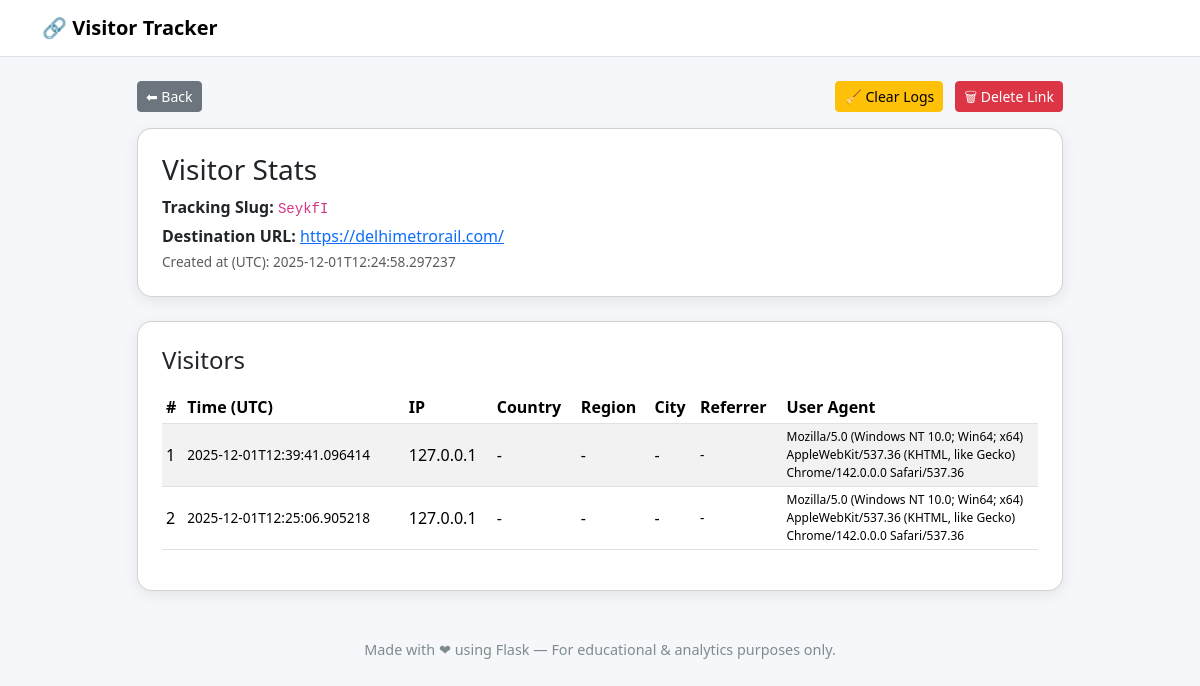
Before: /stats/SeykfI with the older database file.
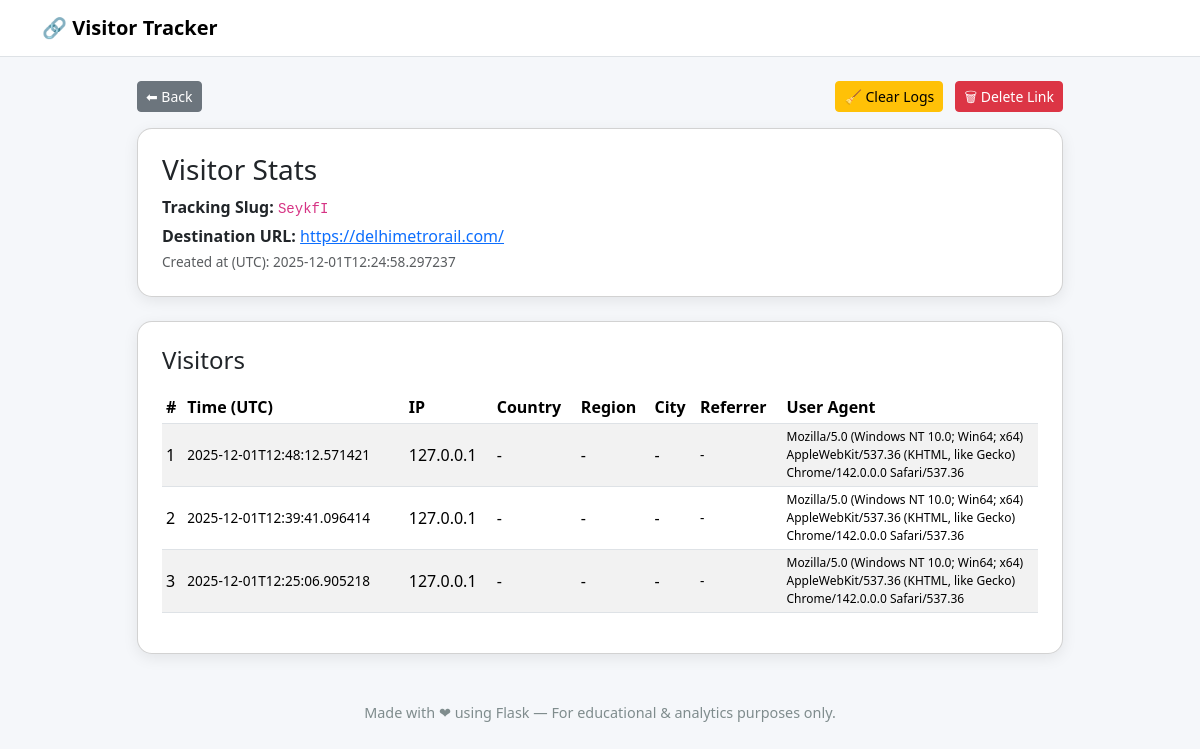
After: the same page with the newer database file.
### tables this page shows
CREATE TABLE links (
            id INTEGER PRIMARY KEY AUTOINCREMENT,
            slug TEXT UNIQUE NOT NULL,
            target_url TEXT,
            created_at TEXT NOT NULL
        );

CREATE TABLE visits (
            id INTEGER PRIMARY KEY AUTOINCREMENT,
            link_id INTEGER NOT NULL,
            ip TEXT,
            user_agent TEXT,
            referrer TEXT,
            country TEXT,
            region TEXT,
            city TEXT,
            created_at TEXT NOT NULL,
            FOREIGN KEY (link_id) REFERENCES links(id)
        );

### app.py (the view)
@app.route("/stats/<slug>")
def stats(slug):
    conn = get_db()
    cur = conn.cursor()
    link = cur.execute("SELECT * FROM links WHERE slug=?", (slug,)).fetchone()
    visits = cur.execute("SELECT * FROM visits WHERE link_id=? ORDER BY id DESC", (link["id"],)).fetchall()
    conn.close()
    return render_template("stats.html", link=link, visits=visits)

### app.py (called while the page is built)
def get_db():
    conn = sqlite3.connect(DB_PATH)
    conn.row_factory = sqlite3.Row
    return conn

### templates/stats.html
{% extends "base.html" %}
{% block content %}
<div class="row justify-content-center">
    <div class="col-md-10">
        <div class="d-flex justify-content-between align-items-center mb-3">
            <a href="{{ url_for('tracker') }}" class="btn btn-secondary btn-sm">⬅ Back</a>
            <div>
                <a class="btn btn-warning btn-sm me-2"
                   href="{{ url_for('clean_logs', slug=link.slug) }}"
                   onclick="return confirm('Are you sure you want to clear ALL visitor logs for this link?');">
                    🧹 Clear Logs
                </a>
                <a class="btn btn-danger btn-sm"
                   href="{{ url_for('delete_link', slug=link.slug) }}"
                   onclick="return confirm('Delete this link AND all logs permanently?');">
                    🗑 Delete Link
                </a>
            </div>
        </div>
        <div class="card p-4 mb-4">
            <h3 class="mb-2">Visitor Stats</h3>
            <p class="mb-1">
                <strong>Tracking Slug:</strong> <code>{{ link.slug }}</code>
            </p>
            <p class="mb-1">
                <strong>Destination URL:</strong>
                <a href="{{ link.target_url }}" target="_blank">
                    {{ link.target_url }}
                </a>
            </p>
            <p class="text-muted mb-0" style="font-size: 0.85rem;">
                Created at (UTC): {{ link.created_at }}
            </p>
        </div>
        <div class="card p-4">
            <h4 class="mb-3">Visitors</h4>
            {% if visits %}
                <div class="table-responsive">
                    <table class="table table-striped table-hover table-sm align-middle">
                        <thead>
                            <tr>
                                <th>#</th>
                                <th>Time (UTC)</th>
                                <th>IP</th>
                                <th>Country</th>
                                <th>Region</th>
                                <th>City</th>
                                <th>Referrer</th>
                                <th>User Agent</th>
                            </tr>
                        </thead>
                        <tbody>
                            {% for v in visits %}
                            <tr>
                                <td>{{ loop.index }}</td>
                                <td style="font-size: 0.85rem;">{{ v.created_at }}</td>
                                <td>{{ v.ip }}</td>
                                <td>{{ v.country or '-' }}</td>
                                <td>{{ v.region or '-' }}</td>
                                <td>{{ v.city or '-' }}</td>
                                <td style="max-width: 150px; word-wrap: break-word; font-size: 0.85rem;">
                                    {{ v.referrer or '-' }}
                                </td>
                                <td style="max-width: 220px; word-wrap: break-word; font-size: 0.75rem;">
                                    {{ v.user_agent }}
                                </td>
                            </tr>
                            {% endfor %}
                        </tbody>
                    </table>
                </div>
            {% else %}
                <p class="text-muted mb-0">No visitors yet for this link.</p>
            {% endif %}
        </div>
    </div>
</div>
{% endblock %}

### templates/base.html (shortened to what this page needs)
<!DOCTYPE html>
<html lang="en">
<head>
    <link
        href="https://cdnjs.cloudflare.com/ajax/libs/bootstrap/5.3.2/css/bootstrap.min.css"
        rel="stylesheet">
</head>
<body>
<nav class="navbar navbar-expand-lg navbar-light bg-white border-bottom mb-4">
    <div class="container">
        <a class="navbar-brand" href="{{ url_for('home') }}">
            🔗 Visitor Tracker
        </a>
    </div>
</nav>
<div class="container mb-5">
    {% block content %}{% endblock %}
</div>
<footer>
    Made with ❤ using Flask — For educational & analytics purposes only.
</footer>
</body>
</html>

### templates/base.html (style rules this page uses)
body { background: #f5f7fa; font-family: "Segoe UI", sans-serif; }
.navbar-brand { font-weight: 600; }
.card { border-radius: 15px; box-shadow: 0 4px 15px rgba(0,0,0,0.08); }
footer { margin-top: 40px; text-align: center; color: #7f8c8d; font-size: 0.9rem; }

Changed rows visible on the page:
added visits: created_at "2025-12-01T12:48:12.571421", ip "127.0.0.1", country "-", region "-", city "-", referrer "-", user_agent "Mozilla/5.0 (Windows NT 10.0; Win64; x64) AppleWebKit/537.36 (KHTML, like Gecko) Chrome/142.0.0.0 Safari/537.36"
